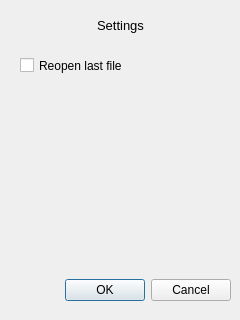
<?xml version="1.0" encoding="UTF-8"?>
<ui version="4.0">
 <class>SettingsWindow</class>
 <widget class="QDialog" name="SettingsWindow">
  <property name="geometry">
   <rect>
    <x>0</x>
    <y>0</y>
    <width>240</width>
    <height>320</height>
   </rect>
  </property>
  <property name="windowTitle">
   <string>Settings</string>
  </property>
  <widget class="QDialogButtonBox" name="buttonBox">
   <property name="geometry">
    <rect>
     <x>10</x>
     <y>270</y>
     <width>221</width>
     <height>41</height>
    </rect>
   </property>
   <property name="orientation">
    <enum>Qt::Horizontal</enum>
   </property>
   <property name="standardButtons">
    <set>QDialogButtonBox::Cancel|QDialogButtonBox::Ok</set>
   </property>
  </widget>
  <widget class="QLabel" name="settings_label">
   <property name="geometry">
    <rect>
     <x>10</x>
     <y>10</y>
     <width>221</width>
     <height>31</height>
    </rect>
   </property>
   <property name="font">
    <font>
     <pointsize>10</pointsize>
    </font>
   </property>
   <property name="text">
    <string>Settings</string>
   </property>
   <property name="alignment">
    <set>Qt::AlignCenter</set>
   </property>
  </widget>
  <widget class="QCheckBox" name="reopen_checkbox">
   <property name="geometry">
    <rect>
     <x>20</x>
     <y>50</y>
     <width>201</width>
     <height>31</height>
    </rect>
   </property>
   <property name="text">
    <string>Reopen last file</string>
   </property>
  </widget>
 </widget>
 <resources/>
 <connections>
  <connection>
   <sender>buttonBox</sender>
   <signal>accepted()</signal>
   <receiver>SettingsWindow</receiver>
   <slot>accept()</slot>
   <hints>
    <hint type="sourcelabel">
     <x>248</x>
     <y>254</y>
    </hint>
    <hint type="destinationlabel">
     <x>157</x>
     <y>274</y>
    </hint>
   </hints>
  </connection>
  <connection>
   <sender>buttonBox</sender>
   <signal>rejected()</signal>
   <receiver>SettingsWindow</receiver>
   <slot>reject()</slot>
   <hints>
    <hint type="sourcelabel">
     <x>316</x>
     <y>260</y>
    </hint>
    <hint type="destinationlabel">
     <x>286</x>
     <y>274</y>
    </hint>
   </hints>
  </connection>
 </connections>
</ui>
